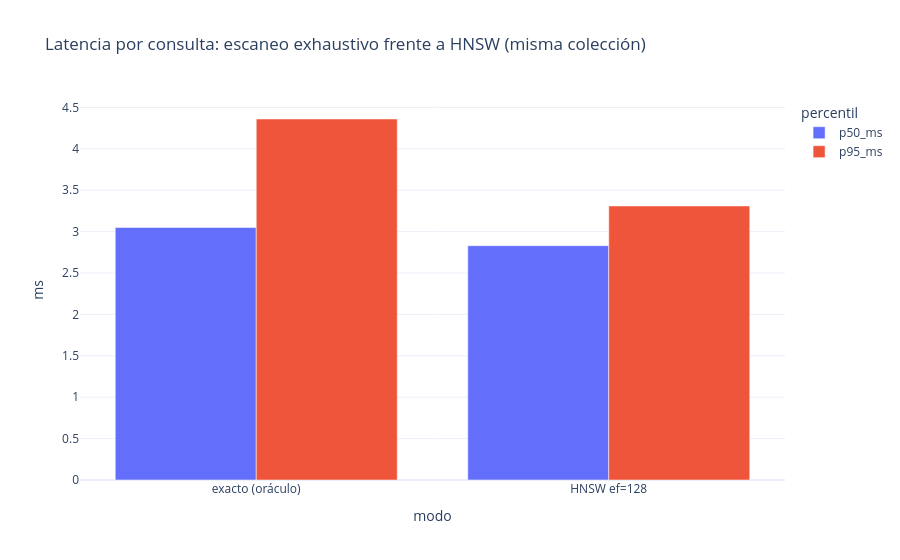

The notebook cell saved with this chart:
### Code cell
import plotly.express as px

px.bar(
    latency_modes.melt(id_vars="modo", var_name="percentil", value_name="ms"),
    x="modo", y="ms", color="percentil", barmode="group",
    title="Latencia por consulta: escaneo exhaustivo frente a HNSW (misma colección)",
)

### Figure 1 — Plotly figure (JSON) as saved in the notebook; plotly's stock layout.template omitted (floating-point values rounded to 4 significant figures)
{"data": [{"alignmentgroup": "True", "hovertemplate": "percentil=p50_ms<br>modo=%{x}<br>ms=%{y}<extra></extra>", "legendgroup": "p50_ms", "marker": {"color": "#636efa", "pattern": {"shape": ""}}, "name": "p50_ms", "offsetgroup": "p50_ms", "orientation": "v", "showlegend": true, "textposition": "auto", "type": "bar", "x": ["exacto (oráculo)", "HNSW ef=128"], "xaxis": "x", "y": [3.05, 2.83], "yaxis": "y"}, {"alignmentgroup": "True", "hovertemplate": "percentil=p95_ms<br>modo=%{x}<br>ms=%{y}<extra></extra>", "legendgroup": "p95_ms", "marker": {"color": "#EF553B", "pattern": {"shape": ""}}, "name": "p95_ms", "offsetgroup": "p95_ms", "orientation": "v", "showlegend": true, "textposition": "auto", "type": "bar", "x": ["exacto (oráculo)", "HNSW ef=128"], "xaxis": "x", "y": [4.36, 3.31], "yaxis": "y"}], "layout": {"barmode": "group", "legend": {"title": {"text": "percentil"}, "tracegroupgap": 0}, "title": {"text": "Latencia por consulta: escaneo exhaustivo frente a HNSW (misma colección)"}, "xaxis": {"anchor": "y", "domain": [0.0, 1.0], "title": {"text": "modo"}}, "yaxis": {"anchor": "x", "domain": [0.0, 1.0], "title": {"text": "ms"}}}}
